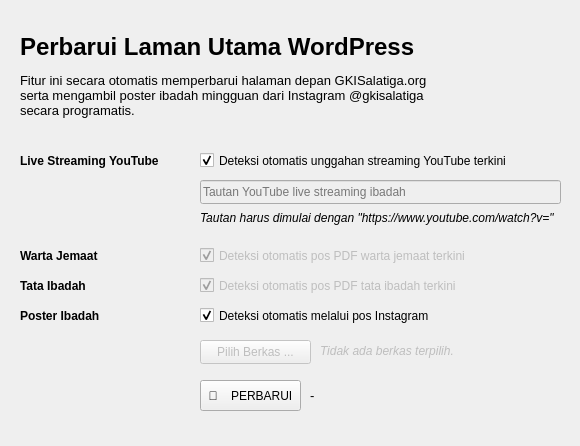
<?xml version="1.0" encoding="UTF-8"?>
<ui version="4.0">
 <class>Frame</class>
 <widget class="QFrame" name="Frame">
  <property name="geometry">
   <rect>
    <x>0</x>
    <y>0</y>
    <width>580</width>
    <height>446</height>
   </rect>
  </property>
  <property name="windowTitle">
   <string>Frame</string>
  </property>
  <widget class="QLabel" name="app_title">
   <property name="geometry">
    <rect>
     <x>20</x>
     <y>20</y>
     <width>511</width>
     <height>41</height>
    </rect>
   </property>
   <property name="font">
    <font>
     <pointsize>18</pointsize>
     <weight>75</weight>
     <bold>true</bold>
    </font>
   </property>
   <property name="text">
    <string>Perbarui Laman Utama WordPress</string>
   </property>
   <property name="alignment">
    <set>Qt::AlignBottom|Qt::AlignLeading|Qt::AlignLeft</set>
   </property>
  </widget>
  <widget class="QLabel" name="txt_label2">
   <property name="geometry">
    <rect>
     <x>20</x>
     <y>60</y>
     <width>551</width>
     <height>71</height>
    </rect>
   </property>
   <property name="font">
    <font>
     <pointsize>10</pointsize>
     <italic>false</italic>
    </font>
   </property>
   <property name="text">
    <string>Fitur ini secara otomatis memperbarui halaman depan GKISalatiga.org
serta mengambil poster ibadah mingguan dari Instagram @gkisalatiga
secara programatis.</string>
   </property>
  </widget>
  <widget class="QCheckBox" name="checkBox">
   <property name="enabled">
    <bool>false</bool>
   </property>
   <property name="geometry">
    <rect>
     <x>200</x>
     <y>240</y>
     <width>341</width>
     <height>31</height>
    </rect>
   </property>
   <property name="text">
    <string>Deteksi otomatis pos PDF warta jemaat terkini</string>
   </property>
   <property name="checkable">
    <bool>true</bool>
   </property>
   <property name="checked">
    <bool>true</bool>
   </property>
  </widget>
  <widget class="QLabel" name="label_8">
   <property name="geometry">
    <rect>
     <x>20</x>
     <y>240</y>
     <width>171</width>
     <height>31</height>
    </rect>
   </property>
   <property name="font">
    <font>
     <weight>75</weight>
     <bold>true</bold>
    </font>
   </property>
   <property name="text">
    <string>Warta Jemaat</string>
   </property>
  </widget>
  <widget class="QCheckBox" name="checkBox_2">
   <property name="enabled">
    <bool>false</bool>
   </property>
   <property name="geometry">
    <rect>
     <x>200</x>
     <y>270</y>
     <width>341</width>
     <height>31</height>
    </rect>
   </property>
   <property name="text">
    <string>Deteksi otomatis pos PDF tata ibadah terkini</string>
   </property>
   <property name="checkable">
    <bool>true</bool>
   </property>
   <property name="checked">
    <bool>true</bool>
   </property>
  </widget>
  <widget class="QLabel" name="label_9">
   <property name="geometry">
    <rect>
     <x>20</x>
     <y>270</y>
     <width>171</width>
     <height>31</height>
    </rect>
   </property>
   <property name="font">
    <font>
     <weight>75</weight>
     <bold>true</bold>
    </font>
   </property>
   <property name="text">
    <string>Tata Ibadah</string>
   </property>
  </widget>
  <widget class="QLabel" name="label_10">
   <property name="geometry">
    <rect>
     <x>20</x>
     <y>150</y>
     <width>171</width>
     <height>21</height>
    </rect>
   </property>
   <property name="font">
    <font>
     <weight>75</weight>
     <bold>true</bold>
    </font>
   </property>
   <property name="text">
    <string>Live Streaming YouTube</string>
   </property>
  </widget>
  <widget class="QLineEdit" name="field_yt_link">
   <property name="enabled">
    <bool>false</bool>
   </property>
   <property name="geometry">
    <rect>
     <x>200</x>
     <y>180</y>
     <width>361</width>
     <height>24</height>
    </rect>
   </property>
   <property name="inputMask">
    <string/>
   </property>
   <property name="placeholderText">
    <string>Tautan YouTube live streaming ibadah</string>
   </property>
  </widget>
  <widget class="QLabel" name="label_11">
   <property name="geometry">
    <rect>
     <x>20</x>
     <y>300</y>
     <width>171</width>
     <height>31</height>
    </rect>
   </property>
   <property name="font">
    <font>
     <weight>75</weight>
     <bold>true</bold>
    </font>
   </property>
   <property name="text">
    <string>Poster Ibadah</string>
   </property>
  </widget>
  <widget class="QCheckBox" name="check_autodetect_ig">
   <property name="enabled">
    <bool>true</bool>
   </property>
   <property name="geometry">
    <rect>
     <x>200</x>
     <y>300</y>
     <width>341</width>
     <height>31</height>
    </rect>
   </property>
   <property name="text">
    <string>Deteksi otomatis melalui pos Instagram</string>
   </property>
   <property name="checkable">
    <bool>true</bool>
   </property>
   <property name="checked">
    <bool>true</bool>
   </property>
  </widget>
  <widget class="QLabel" name="txt_img_loc">
   <property name="enabled">
    <bool>false</bool>
   </property>
   <property name="geometry">
    <rect>
     <x>320</x>
     <y>340</y>
     <width>251</width>
     <height>21</height>
    </rect>
   </property>
   <property name="font">
    <font>
     <pointsize>9</pointsize>
     <italic>true</italic>
    </font>
   </property>
   <property name="text">
    <string>Tidak ada berkas terpilih.</string>
   </property>
  </widget>
  <widget class="QPushButton" name="btn_img_select">
   <property name="enabled">
    <bool>false</bool>
   </property>
   <property name="geometry">
    <rect>
     <x>200</x>
     <y>340</y>
     <width>111</width>
     <height>24</height>
    </rect>
   </property>
   <property name="text">
    <string>Pilih Berkas ...</string>
   </property>
  </widget>
  <widget class="QPushButton" name="btn_execute">
   <property name="geometry">
    <rect>
     <x>200</x>
     <y>380</y>
     <width>101</width>
     <height>31</height>
    </rect>
   </property>
   <property name="text">
    <string>🚀    PERBARUI</string>
   </property>
  </widget>
  <widget class="QLabel" name="label_status">
   <property name="geometry">
    <rect>
     <x>310</x>
     <y>380</y>
     <width>271</width>
     <height>31</height>
    </rect>
   </property>
   <property name="font">
    <font>
     <pointsize>10</pointsize>
     <italic>false</italic>
    </font>
   </property>
   <property name="text">
    <string>-</string>
   </property>
  </widget>
  <widget class="QCheckBox" name="check_autodetect_yt">
   <property name="enabled">
    <bool>true</bool>
   </property>
   <property name="geometry">
    <rect>
     <x>200</x>
     <y>150</y>
     <width>341</width>
     <height>21</height>
    </rect>
   </property>
   <property name="toolTip">
    <string>Ambil data streaming YouTube terkini dari playlist &quot;Kebaktian Umum&quot; di YouTube GKI Salatiga</string>
   </property>
   <property name="text">
    <string>Deteksi otomatis unggahan streaming YouTube terkini</string>
   </property>
   <property name="checkable">
    <bool>true</bool>
   </property>
   <property name="checked">
    <bool>true</bool>
   </property>
  </widget>
  <widget class="QLabel" name="label_yt_helper">
   <property name="enabled">
    <bool>true</bool>
   </property>
   <property name="geometry">
    <rect>
     <x>200</x>
     <y>210</y>
     <width>361</width>
     <height>16</height>
    </rect>
   </property>
   <property name="font">
    <font>
     <pointsize>9</pointsize>
     <italic>true</italic>
    </font>
   </property>
   <property name="text">
    <string>Tautan harus dimulai dengan &quot;https://www.youtube.com/watch?v=&quot;</string>
   </property>
  </widget>
 </widget>
 <resources/>
 <connections/>
</ui>
